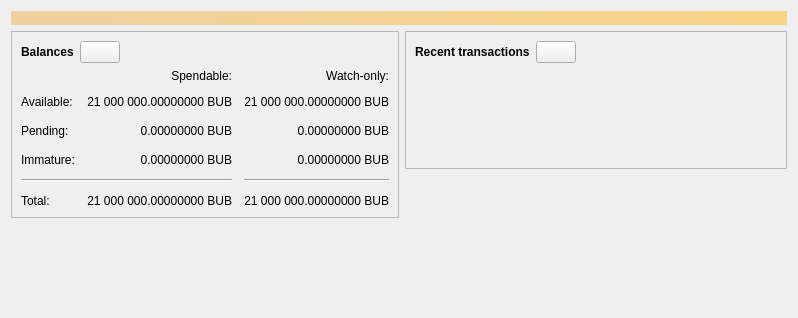
<?xml version="1.0" encoding="UTF-8"?>
<ui version="4.0">
 <class>OverviewPage</class>
 <widget class="QWidget" name="OverviewPage">
  <property name="geometry">
   <rect>
    <x>0</x>
    <y>0</y>
    <width>798</width>
    <height>318</height>
   </rect>
  </property>
  <property name="windowTitle">
   <string>Form</string>
  </property>
  <layout class="QVBoxLayout" name="topLayout">
   <item>
    <widget class="QLabel" name="labelAlerts">
     <property name="visible">
      <bool>false</bool>
     </property>
     <property name="styleSheet">
      <string notr="true">QLabel { background-color: qlineargradient(x1: 0, y1: 0, x2: 1, y2: 0, stop:0 #F0D0A0, stop:1 #F8D488); color:#000000; }</string>
     </property>
     <property name="wordWrap">
      <bool>true</bool>
     </property>
     <property name="margin">
      <number>3</number>
     </property>
     <property name="textInteractionFlags">
      <set>Qt::TextSelectableByMouse</set>
     </property>
    </widget>
   </item>
   <item>
    <layout class="QHBoxLayout" name="horizontalLayout" stretch="1,1">
     <item>
      <layout class="QVBoxLayout" name="verticalLayout_2">
       <item>
        <widget class="QFrame" name="frame">
         <property name="frameShape">
          <enum>QFrame::StyledPanel</enum>
         </property>
         <property name="frameShadow">
          <enum>QFrame::Raised</enum>
         </property>
         <layout class="QVBoxLayout" name="verticalLayout_4">
          <item>
           <layout class="QHBoxLayout" name="horizontalLayout_4">
            <item>
             <widget class="QLabel" name="label_5">
              <property name="font">
               <font>
                <weight>75</weight>
                <bold>true</bold>
               </font>
              </property>
              <property name="text">
               <string>Balances</string>
              </property>
             </widget>
            </item>
            <item>
             <widget class="QPushButton" name="labelWalletStatus">
              <property name="enabled">
               <bool>true</bool>
              </property>
              <property name="maximumSize">
               <size>
                <width>45</width>
                <height>16777215</height>
               </size>
              </property>
              <property name="toolTip">
               <string>The displayed information may be out of date. Your wallet automatically synchronizes with the Bubcoin network after a connection is established, but this process has not completed yet.</string>
              </property>
              <property name="text">
               <string/>
              </property>
              <property name="icon">
               <iconset resource="../bubcoin.qrc">
                <normaloff>:/icons/warning</normaloff>
                <disabledoff>:/icons/warning</disabledoff>:/icons/warning</iconset>
              </property>
              <property name="iconSize">
               <size>
                <width>24</width>
                <height>24</height>
               </size>
              </property>
             </widget>
            </item>
            <item>
             <spacer name="horizontalSpacer_3">
              <property name="orientation">
               <enum>Qt::Horizontal</enum>
              </property>
              <property name="sizeHint" stdset="0">
               <size>
                <width>40</width>
                <height>20</height>
               </size>
              </property>
             </spacer>
            </item>
           </layout>
          </item>
          <item>
           <layout class="QGridLayout" name="gridLayout">
            <property name="spacing">
             <number>12</number>
            </property>
            <item row="2" column="2">
             <widget class="QLabel" name="labelWatchPending">
              <property name="cursor">
               <cursorShape>IBeamCursor</cursorShape>
              </property>
              <property name="toolTip">
               <string>Unconfirmed transactions to watch-only addresses</string>
              </property>
              <property name="text">
               <string notr="true">0.00000000 BUB</string>
              </property>
              <property name="alignment">
               <set>Qt::AlignRight|Qt::AlignTrailing|Qt::AlignVCenter</set>
              </property>
              <property name="textInteractionFlags">
               <set>Qt::LinksAccessibleByMouse|Qt::TextSelectableByKeyboard|Qt::TextSelectableByMouse</set>
              </property>
             </widget>
            </item>
            <item row="2" column="1">
             <widget class="QLabel" name="labelUnconfirmed">
              <property name="cursor">
               <cursorShape>IBeamCursor</cursorShape>
              </property>
              <property name="toolTip">
               <string>Total of transactions that have yet to be confirmed, and do not yet count toward the spendable balance</string>
              </property>
              <property name="text">
               <string notr="true">0.00000000 BUB</string>
              </property>
              <property name="alignment">
               <set>Qt::AlignRight|Qt::AlignTrailing|Qt::AlignVCenter</set>
              </property>
              <property name="textInteractionFlags">
               <set>Qt::LinksAccessibleByMouse|Qt::TextSelectableByKeyboard|Qt::TextSelectableByMouse</set>
              </property>
             </widget>
            </item>
            <item row="3" column="2">
             <widget class="QLabel" name="labelWatchImmature">
              <property name="cursor">
               <cursorShape>IBeamCursor</cursorShape>
              </property>
              <property name="toolTip">
               <string>Mined balance in watch-only addresses that has not yet matured</string>
              </property>
              <property name="text">
               <string notr="true">0.00000000 BUB</string>
              </property>
              <property name="alignment">
               <set>Qt::AlignRight|Qt::AlignTrailing|Qt::AlignVCenter</set>
              </property>
              <property name="textInteractionFlags">
               <set>Qt::LinksAccessibleByMouse|Qt::TextSelectableByKeyboard|Qt::TextSelectableByMouse</set>
              </property>
             </widget>
            </item>
            <item row="4" column="0" colspan="2">
             <widget class="Line" name="line">
              <property name="orientation">
               <enum>Qt::Horizontal</enum>
              </property>
             </widget>
            </item>
            <item row="4" column="2">
             <widget class="Line" name="lineWatchBalance">
              <property name="sizePolicy">
               <sizepolicy hsizetype="Preferred" vsizetype="Fixed">
                <horstretch>0</horstretch>
                <verstretch>0</verstretch>
               </sizepolicy>
              </property>
              <property name="minimumSize">
               <size>
                <width>140</width>
                <height>0</height>
               </size>
              </property>
              <property name="orientation">
               <enum>Qt::Horizontal</enum>
              </property>
             </widget>
            </item>
            <item row="5" column="0">
             <widget class="QLabel" name="labelTotalText">
              <property name="text">
               <string>Total:</string>
              </property>
             </widget>
            </item>
            <item row="3" column="1">
             <widget class="QLabel" name="labelImmature">
              <property name="cursor">
               <cursorShape>IBeamCursor</cursorShape>
              </property>
              <property name="toolTip">
               <string>Mined balance that has not yet matured</string>
              </property>
              <property name="text">
               <string notr="true">0.00000000 BUB</string>
              </property>
              <property name="alignment">
               <set>Qt::AlignRight|Qt::AlignTrailing|Qt::AlignVCenter</set>
              </property>
              <property name="textInteractionFlags">
               <set>Qt::LinksAccessibleByMouse|Qt::TextSelectableByKeyboard|Qt::TextSelectableByMouse</set>
              </property>
             </widget>
            </item>
            <item row="2" column="3">
             <spacer name="horizontalSpacer_2">
              <property name="orientation">
               <enum>Qt::Horizontal</enum>
              </property>
              <property name="sizeHint" stdset="0">
               <size>
                <width>40</width>
                <height>20</height>
               </size>
              </property>
             </spacer>
            </item>
            <item row="3" column="0">
             <widget class="QLabel" name="labelImmatureText">
              <property name="text">
               <string>Immature:</string>
              </property>
             </widget>
            </item>
            <item row="5" column="1">
             <widget class="QLabel" name="labelTotal">
              <property name="cursor">
               <cursorShape>IBeamCursor</cursorShape>
              </property>
              <property name="toolTip">
               <string>Your current total balance</string>
              </property>
              <property name="text">
               <string notr="true">21 000 000.00000000 BUB</string>
              </property>
              <property name="alignment">
               <set>Qt::AlignRight|Qt::AlignTrailing|Qt::AlignVCenter</set>
              </property>
              <property name="textInteractionFlags">
               <set>Qt::LinksAccessibleByMouse|Qt::TextSelectableByKeyboard|Qt::TextSelectableByMouse</set>
              </property>
             </widget>
            </item>
            <item row="5" column="2">
             <widget class="QLabel" name="labelWatchTotal">
              <property name="cursor">
               <cursorShape>IBeamCursor</cursorShape>
              </property>
              <property name="toolTip">
               <string>Current total balance in watch-only addresses</string>
              </property>
              <property name="text">
               <string notr="true">21 000 000.00000000 BUB</string>
              </property>
              <property name="alignment">
               <set>Qt::AlignRight|Qt::AlignTrailing|Qt::AlignVCenter</set>
              </property>
              <property name="textInteractionFlags">
               <set>Qt::LinksAccessibleByMouse|Qt::TextSelectableByKeyboard|Qt::TextSelectableByMouse</set>
              </property>
             </widget>
            </item>
            <item row="0" column="2">
             <widget class="QLabel" name="labelWatchonly">
              <property name="text">
               <string>Watch-only:</string>
              </property>
              <property name="alignment">
               <set>Qt::AlignRight|Qt::AlignTrailing|Qt::AlignVCenter</set>
              </property>
             </widget>
            </item>
            <item row="1" column="0">
             <widget class="QLabel" name="labelBalanceText">
              <property name="text">
               <string>Available:</string>
              </property>
             </widget>
            </item>
            <item row="1" column="1">
             <widget class="QLabel" name="labelBalance">
              <property name="cursor">
               <cursorShape>IBeamCursor</cursorShape>
              </property>
              <property name="toolTip">
               <string>Your current spendable balance</string>
              </property>
              <property name="text">
               <string notr="true">21 000 000.00000000 BUB</string>
              </property>
              <property name="alignment">
               <set>Qt::AlignRight|Qt::AlignTrailing|Qt::AlignVCenter</set>
              </property>
              <property name="textInteractionFlags">
               <set>Qt::LinksAccessibleByMouse|Qt::TextSelectableByKeyboard|Qt::TextSelectableByMouse</set>
              </property>
             </widget>
            </item>
            <item row="1" column="2">
             <widget class="QLabel" name="labelWatchAvailable">
              <property name="cursor">
               <cursorShape>IBeamCursor</cursorShape>
              </property>
              <property name="toolTip">
               <string>Your current balance in watch-only addresses</string>
              </property>
              <property name="text">
               <string notr="true">21 000 000.00000000 BUB</string>
              </property>
              <property name="alignment">
               <set>Qt::AlignRight|Qt::AlignTrailing|Qt::AlignVCenter</set>
              </property>
              <property name="textInteractionFlags">
               <set>Qt::LinksAccessibleByMouse|Qt::TextSelectableByKeyboard|Qt::TextSelectableByMouse</set>
              </property>
             </widget>
            </item>
            <item row="2" column="0">
             <widget class="QLabel" name="labelPendingText">
              <property name="text">
               <string>Pending:</string>
              </property>
             </widget>
            </item>
            <item row="0" column="1">
             <widget class="QLabel" name="labelSpendable">
              <property name="text">
               <string>Spendable:</string>
              </property>
              <property name="alignment">
               <set>Qt::AlignRight|Qt::AlignTrailing|Qt::AlignVCenter</set>
              </property>
             </widget>
            </item>
           </layout>
          </item>
         </layout>
        </widget>
       </item>
       <item>
        <spacer name="verticalSpacer">
         <property name="orientation">
          <enum>Qt::Vertical</enum>
         </property>
         <property name="sizeHint" stdset="0">
          <size>
           <width>20</width>
           <height>40</height>
          </size>
         </property>
        </spacer>
       </item>
      </layout>
     </item>
     <item>
      <layout class="QVBoxLayout" name="verticalLayout_3">
       <item>
        <widget class="QFrame" name="frame_2">
         <property name="frameShape">
          <enum>QFrame::StyledPanel</enum>
         </property>
         <property name="frameShadow">
          <enum>QFrame::Raised</enum>
         </property>
         <layout class="QVBoxLayout" name="verticalLayout">
          <item>
           <layout class="QHBoxLayout" name="horizontalLayout_2">
            <item>
             <widget class="QLabel" name="label_4">
              <property name="font">
               <font>
                <weight>75</weight>
                <bold>true</bold>
               </font>
              </property>
              <property name="text">
               <string>Recent transactions</string>
              </property>
             </widget>
            </item>
            <item>
             <widget class="QPushButton" name="labelTransactionsStatus">
              <property name="enabled">
               <bool>true</bool>
              </property>
              <property name="maximumSize">
               <size>
                <width>45</width>
                <height>16777215</height>
               </size>
              </property>
              <property name="toolTip">
               <string>The displayed information may be out of date. Your wallet automatically synchronizes with the Bubcoin network after a connection is established, but this process has not completed yet.</string>
              </property>
              <property name="text">
               <string/>
              </property>
              <property name="icon">
               <iconset resource="../bubcoin.qrc">
                <normaloff>:/icons/warning</normaloff>
                <disabledoff>:/icons/warning</disabledoff>:/icons/warning</iconset>
              </property>
              <property name="iconSize">
               <size>
                <width>24</width>
                <height>24</height>
               </size>
              </property>
             </widget>
            </item>
            <item>
             <spacer name="horizontalSpacer">
              <property name="orientation">
               <enum>Qt::Horizontal</enum>
              </property>
              <property name="sizeHint" stdset="0">
               <size>
                <width>40</width>
                <height>20</height>
               </size>
              </property>
             </spacer>
            </item>
           </layout>
          </item>
          <item>
           <widget class="TransactionOverviewWidget" name="listTransactions">
            <property name="styleSheet">
             <string notr="true">QListView { background: transparent; }</string>
            </property>
            <property name="frameShape">
             <enum>QFrame::NoFrame</enum>
            </property>
            <property name="verticalScrollBarPolicy">
             <enum>Qt::ScrollBarAlwaysOff</enum>
            </property>
            <property name="horizontalScrollBarPolicy">
             <enum>Qt::ScrollBarAlwaysOff</enum>
            </property>
            <property name="sizeAdjustPolicy">
             <enum>QAbstractScrollArea::AdjustToContents</enum>
            </property>
            <property name="selectionMode">
             <enum>QAbstractItemView::NoSelection</enum>
            </property>
            <property name="uniformItemSizes">
             <bool>true</bool>
            </property>
           </widget>
          </item>
         </layout>
        </widget>
       </item>
       <item>
        <spacer name="verticalSpacer_2">
         <property name="orientation">
          <enum>Qt::Vertical</enum>
         </property>
         <property name="sizeHint" stdset="0">
          <size>
           <width>20</width>
           <height>40</height>
          </size>
         </property>
        </spacer>
       </item>
      </layout>
     </item>
    </layout>
   </item>
  </layout>
 </widget>
 <customwidgets>
  <customwidget>
   <class>TransactionOverviewWidget</class>
   <extends>QListView</extends>
   <header>qt/transactionoverviewwidget.h</header>
  </customwidget>
 </customwidgets>
 <resources/>
 <connections/>
</ui>
